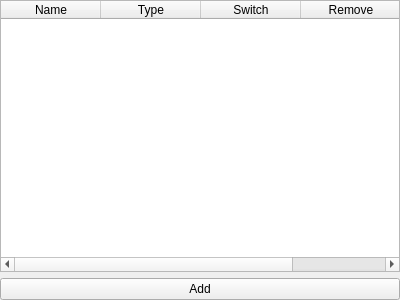
<?xml version="1.0" encoding="UTF-8"?>
<ui version="4.0">
 <class>AccountTab</class>
 <widget class="QWidget" name="AccountTab">
  <property name="geometry">
   <rect>
    <x>0</x>
    <y>0</y>
    <width>400</width>
    <height>300</height>
   </rect>
  </property>
  <property name="windowTitle">
   <string notr="true">AccountTab</string>
  </property>
  <layout class="QVBoxLayout" name="verticalLayout">
   <property name="leftMargin">
    <number>0</number>
   </property>
   <property name="topMargin">
    <number>0</number>
   </property>
   <property name="rightMargin">
    <number>0</number>
   </property>
   <property name="bottomMargin">
    <number>0</number>
   </property>
   <item>
    <widget class="QTableWidget" name="accountTable">
     <attribute name="horizontalHeaderVisible">
      <bool>true</bool>
     </attribute>
     <attribute name="horizontalHeaderHighlightSections">
      <bool>true</bool>
     </attribute>
     <attribute name="verticalHeaderVisible">
      <bool>false</bool>
     </attribute>
     <attribute name="verticalHeaderHighlightSections">
      <bool>true</bool>
     </attribute>
     <column>
      <property name="text">
       <string>Name</string>
      </property>
     </column>
     <column>
      <property name="text">
       <string>Type</string>
      </property>
     </column>
     <column>
      <property name="text">
       <string>Switch</string>
      </property>
     </column>
     <column>
      <property name="text">
       <string>Remove</string>
      </property>
     </column>
    </widget>
   </item>
   <item>
    <widget class="QPushButton" name="addButton">
     <property name="text">
      <string>Add</string>
     </property>
    </widget>
   </item>
  </layout>
 </widget>
 <resources/>
 <connections/>
</ui>
